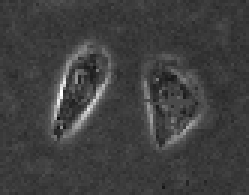
%> input picture LevelSet_CV/twocells.bmp, 83 x 65 px (shown 3 times larger)
$ octave main.m   (GNU Octave 9; MATLAB toolbox functions it lacks are replaced by stand-ins)
%> lines starting %> are read from the running program, lines starting %| are printed output that depends on the picture; in (x1, y1, x2, y2) boxes, pixels count from 0 and x2, y2 are one past the last pixel; in counts of white or black regions, pixels touching at a corner belong together; the program's own positions count from 1
### othercode/EVOLUTION.m
function u = EVOLUTION(u0, g, lambda, mu, alf, epsilon, delt, numIter)
%  EVOLUTION(u0, g, lambda, mu, alf, epsilon, delt, numIter) updates the level set function
%  according to the level set evolution equation in Chunming Li et al's paper:
%      "Level Set Evolution Without Reinitialization: A New Variational Formulation"
%       in Proceedings CVPR'2005,
%  Usage:
%   u0: level set function to be updated
%   g: edge indicator function
%   lambda: coefficient of the weighted length term L(\phi)
%   mu: coefficient of the internal (penalizing) energy term P(\phi)
%   alf: coefficient of the weighted area term A(\phi), choose smaller alf
%   epsilon: the papramater in the definition of smooth Dirac function, default value 1.5
%   delt: time step of iteration, see the paper for the selection of time step and mu
%   numIter: number of iterations.
%


u=u0;
[vx,vy]=gradient(g);

for k=1:numIter
    u=NeumannBoundCond(u);
    [ux,uy]=gradient(u);
    normDu=sqrt(ux.^2 + uy.^2 + 1e-10);
    Nx=ux./normDu;
    Ny=uy./normDu;
    diracU=Dirac(u,epsilon);
    K=curvature_central(Nx,Ny);
    weightedLengthTerm=lambda*diracU.*(vx.*Nx + vy.*Ny + g.*K);
    penalizingTerm=mu*(4*del2(u)-K);
    weightedAreaTerm=alf.*diracU.*g;
    u=u+delt*(weightedLengthTerm + weightedAreaTerm + penalizingTerm);  % update the level set function
end

% the following functions are called by the main function EVOLUTION
% [17 lines left out: functions Dirac, curvature_central, NeumannBoundCond, not called in this run]

### othercode/main.m
clear all;
close all;
Img = imread('twocells.bmp');  % The same cell image in the paper is used here
%> Img is the input picture: size 65x83x3 uint8; min 15, max 255, mean 63.2
Img=double(Img(:,:,1));
%> Img: size 65x83 double
sigma=1.5;    % scale parameter in Gaussian kernel for smoothing.
G=fspecial('gaussian',15,sigma);
Img_smooth=conv2(Img,G,'same');  % smooth image by Gaussiin convolution
[Ix,Iy]=gradient(Img_smooth);
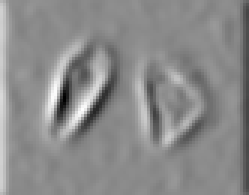
%> Ix: size 65x83 double (shown 3 times larger); min -25.79, max 21.5, mean 0; drawn with min black and max white
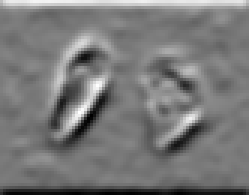
%> Iy: size 65x83 double (shown 3 times larger); min -13.51, max 14.89, mean -0.0179; drawn with min black and max white
f=Ix.^2+Iy.^2;
g=1./(1+f);  % edge indicator function.
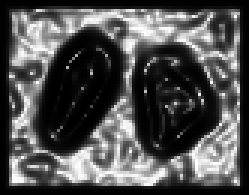
%> g: size 65x83 double (shown 3 times larger); min 0.00134, max 1, mean 0.316

epsilon=1.5; % the papramater in the definition of smoothed Dirac function

timestep=5;  % time step
mu=0.2/timestep;  % coefficient of the internal (penalizing) energy term P(\phi)
          % Note: the product timestep*mu must be less than 0.25 for stability!

lambda=5; % coefficient of the weighted length term Lg(\phi)
alf=1.5;  % coefficient of the weighted area term Ag(\phi);
          % Note: Choose a positive(negative) alf if the initial contour is outside(inside) the object.


% define initial level set function (LSF) as -c0, 0, c0 at points outside, on
% the boundary, and inside of a region R, respectively.
[nrow, ncol]=size(Img);
%> nrow = 65; ncol = 83
c0=4;
initialLSF=c0*ones(nrow,ncol);
w=8;
initialLSF(w+1:end-w, w+1:end-w)=0;  % zero level set is on the boundary of R.
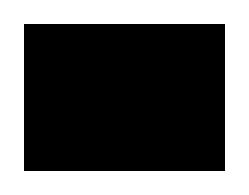
%> initialLSF: size 65x83 double (shown 3 times larger); values 0 (black) and 4 (white), 39.1% white; 1 white region, box (x1, y1, x2, y2) and area: (0, 0, 83, 65) 2112
                                     % Note: this can be commented out. The intial LSF does NOT necessarily need a zero level set.

initialLSF(w+2:end-w-1, w+2: end-w-1)=-c0; % negative constant -c0 inside of R, postive constant c0 outside of R.
u=initialLSF;
figure;imagesc(Img);colormap(gray);hold on;
[c,h] = contour(u,[0 0],'r');
%> h = -40.53
title('Initial contour');

% start level set evolution
for n=1:300
    u=EVOLUTION(u, g ,lambda, mu, alf, epsilon, timestep, 1);
    if mod(n,20)==0
        pause(0.001);
        imagesc(Img);colormap(gray);hold on;
        [c,h] = contour(u,[0 0],'r');
        iterNum=[num2str(n), ' iterations'];
        title(iterNum);
        hold off;
    end
end
%> this loop made 300 passes
%> h on passes 20, 40, 60: -43.92, -39.06, -39.54
%> pass 1, in EVOLUTION, `[vx,vy]=gradient(g);`:
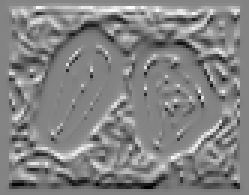
%> vy: size 65x83 double (shown 3 times larger); min -0.487, max 0.458, mean 4.44e-06; drawn with min black and max white
%> after the loop:
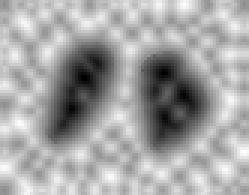
%> u: size 65x83 double (shown 3 times larger); min -7.41, max 7.53, mean 2.26; drawn with min black and max white
%> after the loop, c = 232 columns, first 8: [0 28.41 29 30 31 32 33 34; 115 15 14.9 14.9 14.85 14.67 14.54 14.83]; h = -39.67; iterNum = '300 iterations'
%> after the loop:
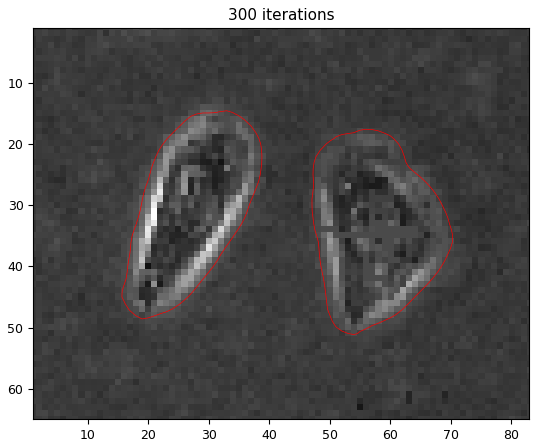
%> figure redrawn from the program's plot data
imagesc(Img);colormap(gray);hold on;
[c,h] = contour(u,[0 0],'r');
%> h = -39.33
totalIterNum=[num2str(n), ' iterations'];
title(['Final contour, ', totalIterNum]);

$ run again, with LevelSet_CV/vessel3.bmp copied over LevelSet_CV/twocells.bmp
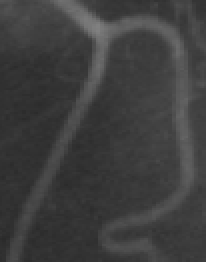
%> input picture LevelSet_CV/vessel3.bmp, 103 x 131 px (shown 2 times larger)
%> Img is the input picture: size 131x103 uint8; min 42, max 128, mean 62.3
%> Img: size 131x103 double
%> the loop `for n=1:300` made 300 passes
%> h on passes 20, 40, 60: -43.92, -39.06, -39.54
%> after the loop `for n=1:300`:
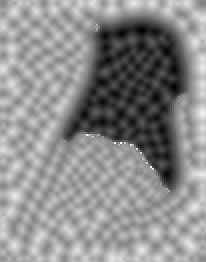
%> u: size 131x103 double (shown 2 times larger); min -7.24, max 8.98, mean 1.72; drawn with min black and max white
%> after the loop `for n=1:300`: c = 324 columns, first 8: [0 70.18 71 72 73 73.45 74 75; 323 9 8.93 8.91 8.95 9 9.06 9.2]; h = -39.83; iterNum = '300 iterations'
%> after the loop `for n=1:300`:
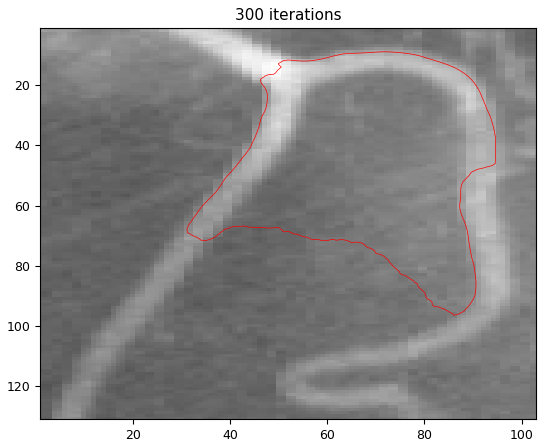
%> figure redrawn from the program's plot data
%> `[c,h] = contour(u,[0 0],'r');`: h = -39.65
